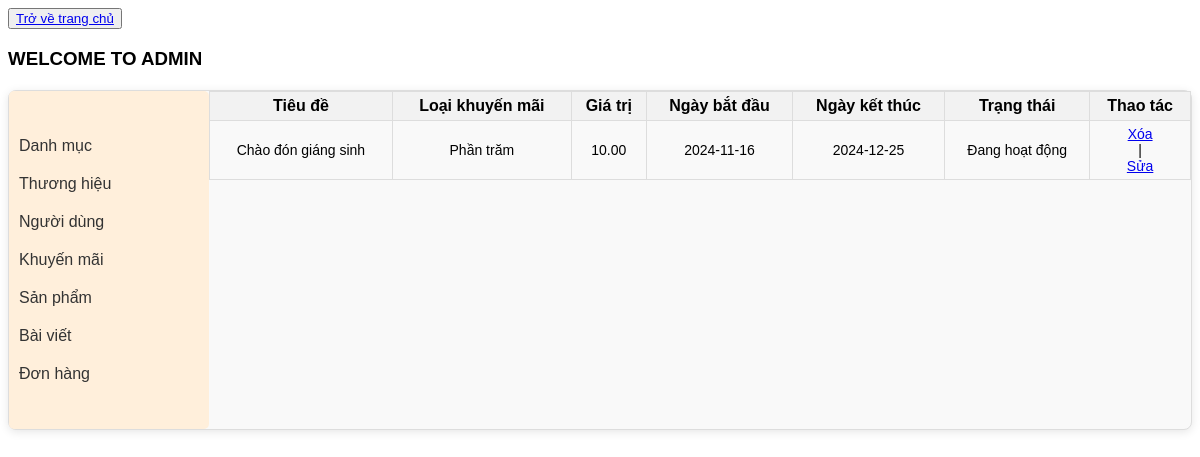
/admin/index_admin.php?action=manage-promotion&query=list (signed in), run on the app's committed database.
### tables this page shows
CREATE TABLE `promotion` (
  `promotion_id` int(11) NOT NULL,
  `name` varchar(255) NOT NULL,
  `discount_type` enum('percentage','fixed_amount') NOT NULL,
  `value` decimal(10,2) NOT NULL,
  `start_date` date NOT NULL,
  `end_date` date NOT NULL,
  `is_active` tinyint(1) NOT NULL DEFAULT 1
);

### admin/modules/manage-promotion/list.php (the view, shortened to what this page needs)
<?php
    include_once "../config/database.php";
    $stmt = $conn->prepare("SELECT * FROM promotion");
    $stmt->execute();
    $result = $stmt->get_result();
?>
    <table border="1">
        <tr>
            <th>Tiêu đề</th>
            <th>Loại khuyến mãi</th>
            <th>Giá trị</th>
            <th>Ngày bắt đầu</th>
            <th>Ngày kết thúc</th>
            <th>Trạng thái</th>
            <th>Thao tác</th>
        </tr>
        <?php while ($row = $result->fetch_assoc()) { ?>
        <tr>
            <td><?php echo $row['name']; ?></td>
            <td><?php echo $row['discount_type'] == 'fixed_amount' ? 'Tiền mặt' : 'Phần trăm'; ?></td>
            <td><?php echo $row['value']; ?></td>
            <td><?php echo $row['start_date']; ?></td>
            <td><?php echo $row['end_date']; ?></td>
            <td><?php echo $row['is_active'] == 1 ? 'Đang hoạt động' : 'Không hoạt động'; ?></td>
            <td><a href="modules/manage-promotion/handle.php?promotion_id=<?php echo $row['promotion_id']; ?>" onclick="return confirm('Bạn có chắc chắn muốn xóa?');">Xóa</a> | <a href="?action=manage-promotion&query=update&promotion_id=<?php echo $row['promotion_id']; ?>">Sửa</a></td>
        </tr>
        <?php } ?>
    </table>

### admin/public/css/index_admin.css (style rules this page uses)
* { font-family: Arial, sans-serif; }
table { width: 100%; border-collapse: collapse; }
th, td { padding: 5px; text-align: center; border: 1px solid #ddd; }
td { font-size: 14px; }
th { background-color: #4CAF50; color: black; }
th { background-color: #f2f2f2; }
td a { display: flex; justify-content: center; align-items: center; }

### data on the page
promotion: name "Chào đón giáng sinh", discount_type "Phần trăm", value "10.00", start_date "2024-11-16", end_date "2024-12-25", is_active "Đang hoạt động"
